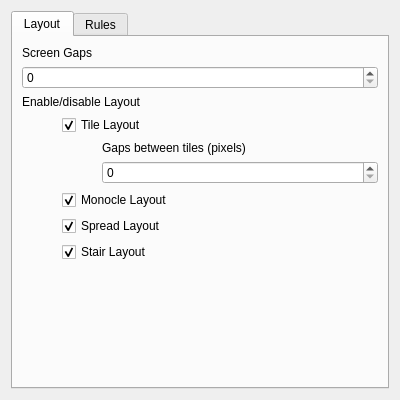
<?xml version="1.0" encoding="UTF-8"?>
<ui version="4.0">
 <class>KrohnkiteConfigForm</class>
 <widget class="QWidget" name="KrohnkiteConfigForm">
  <property name="geometry">
   <rect>
    <x>0</x>
    <y>0</y>
    <width>400</width>
    <height>400</height>
   </rect>
  </property>
  <property name="windowTitle">
   <string>Form</string>
  </property>
  <layout class="QGridLayout" name="gridLayout">
   <item row="0" column="0">
    <widget class="QTabWidget" name="configTabs">
     <property name="currentIndex">
      <number>0</number>
     </property>
     <widget class="QWidget" name="layoutTab">
      <attribute name="title">
       <string>Layout</string>
      </attribute>
      <layout class="QVBoxLayout" name="verticalLayout_4">
       <item>
        <widget class="QLabel" name="screenGapLabel">
         <property name="text">
          <string>Screen Gaps</string>
         </property>
        </widget>
       </item>
       <item>
        <widget class="QSpinBox" name="kcfg_screenGap">
         <property name="maximum">
          <number>9999</number>
         </property>
        </widget>
       </item>
       <item>
        <widget class="QLabel" name="label">
         <property name="text">
          <string>Enable/disable Layout</string>
         </property>
        </widget>
       </item>
       <item>
        <layout class="QVBoxLayout" name="verticalLayout_3">
         <property name="leftMargin">
          <number>40</number>
         </property>
         <item>
          <widget class="QCheckBox" name="kcfg_enableTileLayout">
           <property name="text">
            <string>Tile Layout</string>
           </property>
           <property name="checked">
            <bool>true</bool>
           </property>
           <property name="tristate">
            <bool>false</bool>
           </property>
          </widget>
         </item>
         <item>
          <layout class="QVBoxLayout" name="tileLayoutConfigLayout">
           <property name="leftMargin">
            <number>40</number>
           </property>
           <item>
            <widget class="QLabel" name="tileLayoutGapLabel">
             <property name="text">
              <string>Gaps between tiles (pixels)</string>
             </property>
            </widget>
           </item>
           <item>
            <widget class="QSpinBox" name="kcfg_tileLayoutGap">
             <property name="maximum">
              <number>9999</number>
             </property>
            </widget>
           </item>
          </layout>
         </item>
         <item>
          <widget class="QCheckBox" name="kcfg_enableMonocleLayout">
           <property name="text">
            <string>Monocle Layout</string>
           </property>
           <property name="checked">
            <bool>true</bool>
           </property>
          </widget>
         </item>
         <item>
          <widget class="QCheckBox" name="kcfg_enableSpreadLayout">
           <property name="text">
            <string>Spread Layout</string>
           </property>
           <property name="checked">
            <bool>true</bool>
           </property>
          </widget>
         </item>
         <item>
          <widget class="QCheckBox" name="kcfg_enableStairLayout">
           <property name="text">
            <string>Stair Layout</string>
           </property>
           <property name="checked">
            <bool>true</bool>
           </property>
          </widget>
         </item>
        </layout>
       </item>
       <item>
        <spacer name="verticalSpacer_2">
         <property name="orientation">
          <enum>Qt::Vertical</enum>
         </property>
         <property name="sizeHint" stdset="0">
          <size>
           <width>20</width>
           <height>40</height>
          </size>
         </property>
        </spacer>
       </item>
      </layout>
     </widget>
     <widget class="QWidget" name="rulesTab">
      <attribute name="title">
       <string>Rules</string>
      </attribute>
      <layout class="QVBoxLayout" name="verticalLayout_2">
       <item>
        <layout class="QVBoxLayout" name="rulesLayout">
         <property name="sizeConstraint">
          <enum>QLayout::SetMaximumSize</enum>
         </property>
         <item>
          <widget class="QLabel" name="ignoreLabel">
           <property name="text">
            <string>Ignore (Window Class)</string>
           </property>
           <property name="textInteractionFlags">
            <set>Qt::NoTextInteraction</set>
           </property>
          </widget>
         </item>
         <item>
          <widget class="QLineEdit" name="kcfg_ignoreClass"/>
         </item>
         <item>
          <widget class="QLabel" name="floatingLabel">
           <property name="text">
            <string>Set Float (Window Class)</string>
           </property>
          </widget>
         </item>
         <item>
          <widget class="QLineEdit" name="kcfg_floatingClass"/>
         </item>
         <item>
          <spacer name="rulesIntroSpace">
           <property name="orientation">
            <enum>Qt::Vertical</enum>
           </property>
           <property name="sizeHint" stdset="0">
            <size>
             <width>20</width>
             <height>40</height>
            </size>
           </property>
          </spacer>
         </item>
        </layout>
       </item>
      </layout>
     </widget>
    </widget>
   </item>
  </layout>
 </widget>
 <resources/>
 <connections/>
</ui>
